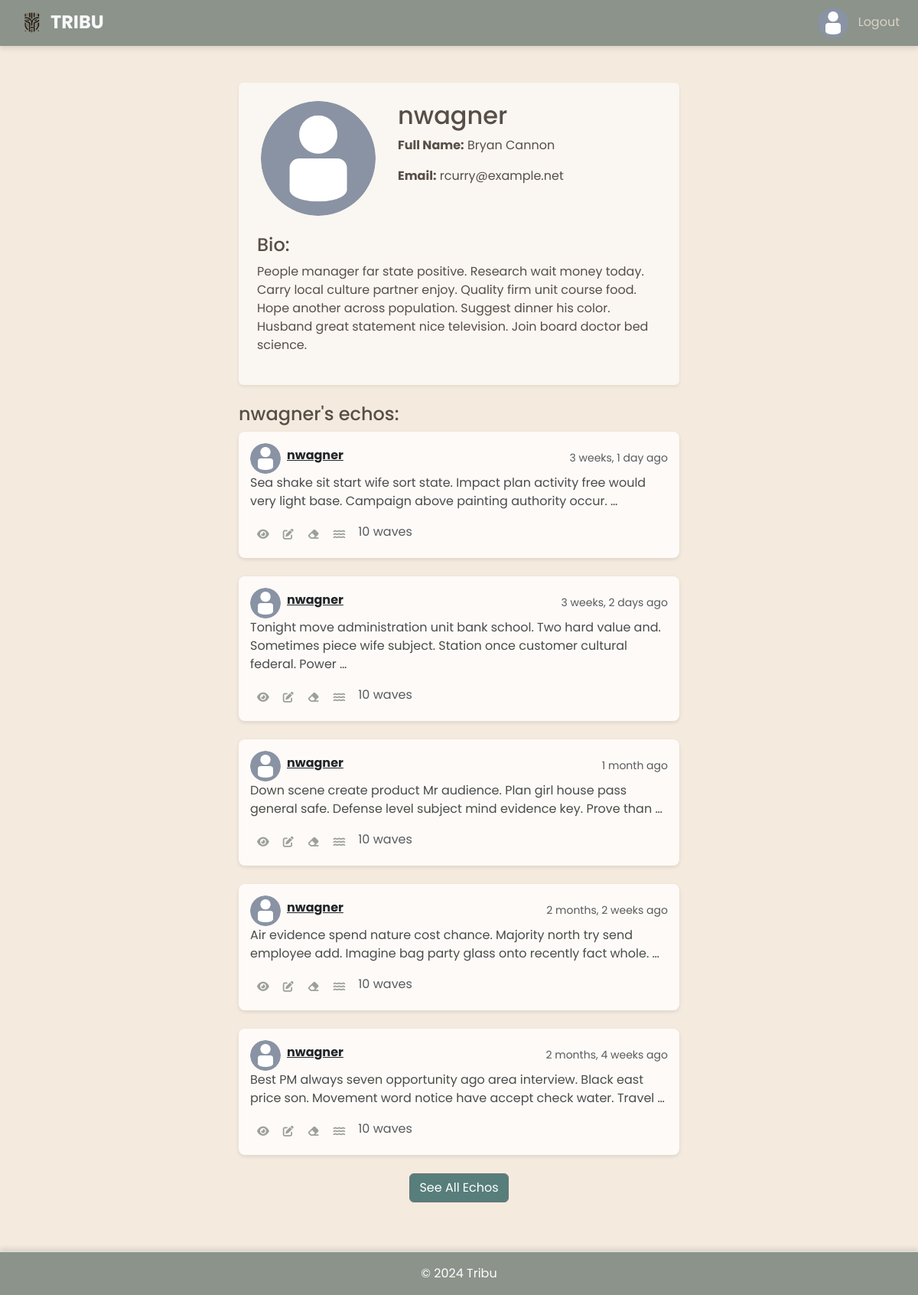
The app's page /users/nwagner/ (signed in) with its own data.
### users/models.py (models this page shows, shortened)
class Profile(models.Model):
    user = models.OneToOneField(settings.AUTH_USER_MODEL, on_delete=models.CASCADE)
    avatar = models.ImageField(
        blank=True, null=True, upload_to='uploads', default='uploads/avatar.jpg'
    )
    bio = models.TextField(blank=True)

### echos/models.py (models this page shows, shortened)
class Echo(models.Model):
    content = models.TextField()
    created_at = models.DateTimeField(auto_now_add=True)
    updated_at = models.DateTimeField(auto_now=True)
    user = models.ForeignKey(
        settings.AUTH_USER_MODEL, related_name='echos', on_delete=models.CASCADE
    )
    class Meta:
        ordering = ['-created_at']

### users/views.py (the view)
# urls.py: path('<str:username>/', views.user_profile, name='user-profile'),
@login_required
def user_profile(request, username):
    profile = User.objects.get(username=username)
    echos = Echo.objects.filter(user=profile)
    show_see_all_button = echos.count() > 5
    return render(
        request,
        'users/user-profile.html',
        {
            'profile': profile,
            'echos': echos[:5],
            'show_see_all_button': show_see_all_button,
        },
    )

### users/templates/users/user-profile.html (shortened to what this page needs)
{% extends "base.html" %}
{% load static %}
{% block content %}
  <section class="profile-section py-5">
    <div class="container col-lg-6">
      <div class="bg-beige p-4 rounded shadow-sm">
        <div class="row">
          <div class="col-md-4 text-center">
            <img src="{{ user.profile.avatar.url }}" alt="{{ profile.username }}'s Avatar" class="rounded-circle" width="150" height="150">
          </div>
          <div class="col-md-8">
            <h2>{{ profile.username }}</h2>
            <p><strong>Full Name:</strong> {{ profile.first_name }} {{ profile.last_name }}</p>
            <p><strong>Email:</strong> {{ profile.email }}</p>
          </div>
        </div>
        <div class="row mt-4">
          <div class="col-12">
            <h4>Bio:</h4>
            <p>{{ profile.profile.bio|default:"No bio available" }}</p>
          </div>
        </div>
      </div>
      <div class="echos-list mt-4">
        <h4>{{ profile.username }}'s echos:</h4>
        {% if echos %}
          {% for echo in echos %}
            <div class="post-card mb-4">
              <div class="d-flex align-items-center">
                <a href="{% url 'users:user-profile' echo.user.username %}">
                  <img src="{{ echo.user.profile.avatar.url }}" alt="Avatar" class="rounded-circle" width="40" height="40">
                </a>
                <h6 class="fw-bold ms-2">
                  <a href="{% url 'users:user-profile' echo.user.username %}" class="text-dark">{{ echo.user.username }}</a>
                </h6>
                <small class="text-muted ms-auto">{{ echo.created_at|timesince }} ago</small>
              </div>
              <p>{{ echo.content|truncatewords:20 }}</p>
              <div class="post-actions d-flex">
                <a class="btn btn-sm" href="{% url 'echos:echo-detail' echo.id %}"><i class="fa-solid fa-eye"></i></a>
                <a href="{% url 'echos:edit-echo' echo.id %}" class="btn btn-sm"><i class="fa-solid fa-pen-to-square"></i></a>
                <a href="{% url 'echos:delete-echo' echo.id %}" class="btn btn-sm"><i class="fa-solid fa-eraser"></i></a>
                <a href="{% url 'echos:add-wave' echo.id %}" class="btn btn-sm"><i class="fa-solid fa-water"></i></a>
                <span class="ms-2 text-muted">{{ echo.waves.count }} waves</span>
              </div>
            </div>
          {% endfor %}
        {% else %}
          <p>No echos yet!</p>
        {% endif %}
      </div>
      {% if show_see_all_button %}
    <div class="text-center mt-4">
        <a href="{% url 'users:user-echos' profile.username %}" class="btn btn-secondary">See All Echos</a>
    </div>
      {% endif %}
    </div>
  </section>
{% endblock %}

### shared/templates/base.html (shortened to what this page needs)
{% load static %}
<!DOCTYPE html>
<html lang="en">
<head>
  <link href="https://cdn.jsdelivr.net/npm/bootstrap@5.3.3/dist/css/bootstrap.min.css" rel="stylesheet">
  <link rel="stylesheet" href="{% static 'shared/css/styles.css' %}">
</head>
<body class="d-flex flex-column min-vh-100">
  {% include 'navbar.html' %}
  <div class="flex-grow-1">
      {% block content %}
      {% endblock %}
  </div>
  {% include 'footer.html' %}
</body>
</html>

### shared/templates/navbar.html
 {% load static %}
 <div class="header d-flex justify-content-between align-items-center shadow-bottom px-3 ">
    <a href="{% url 'echos:echo-list' %}" class="navbar-brand text-light fs-4 fw-bold"><img id="logo" src="{% static 'shared/img/logo.png' %}" alt="Logo">TRIBU</a>
    <div>
        {% if request.user.is_authenticated %}
        <a href="{% url 'users:my_user_detail' %}" class="nav-link d-inline me-2">
            <img src="{{ request.user.profile.avatar.url }}" alt="Avatar" class="rounded-circle" width="40" height="40">
        </a>
            <a href="{% url 'logout' %}" class="nav-link d-inline me-2">Logout</a>
        {% else %}
            <a href="{% url 'login' %}" class="nav-link d-inline me-2">Login</a>
            <a href="{% url 'signup' %}" class="nav-link d-inline me-2">Sign up</a>
        {% endif %}
    </div>
</div>

### shared/templates/footer.html
<footer class="d-flex flex-wrap justify-content-between align-items-center py-3 mt-3 border-top top-shadow">
      <p class="col-md-12 mb-0 text-white text-center">© 2024 Tribu</p>
    </footer>

### shared/static/shared/css/styles.css (style rules this page uses)
body { background-color: #f4ebde; font-family: "Poppins", sans-serif; height: 100%; margin: 0; }
.header { background-color: #8b938b; color: #dcd1c3; padding: 5px; }
.header .nav-link { color: #dcd1c3; }
.post-card { background-color: #fdfaf7; color: #494c4b; border-radius: 8px; padding: 15px; margin-bottom: 15px; box-shadow: 0px 2px 5px rgba(0, 0, 0, 0.1); }
.post-actions .btn { color: #9da098; }
#logo { width: 50px; }
footer { background-color: #8b938b; bottom: 0; }
.shadow-bottom { box-shadow: 0 4px 6px rgba(0, 0, 0, 0.1); }
.btn-secondary { background-color: #577e7a; }
.top-shadow { box-shadow: 0 -4px 6px rgba(0, 0, 0, 0.1); }
.bg-beige { background-color: #faf6f1; }
.profile-section { color: #574f47; }
.row.mt-4 { margin-top: 2rem; }

### records on screen
Echo: user.profile.avatar (placeholder picture), user.username "nwagner", created_at "3 weeks, 1 day", content "Sea shake sit start wife sort state. Impact plan activity free would very light base. Campaign above painting authority occur. …", waves.count "10"
Echo: user.profile.avatar (placeholder picture), user.username "nwagner", created_at "3 weeks, 2 days", content "Tonight move administration unit bank school. Two hard value and. Sometimes piece wife subject. Station once customer cultural federal. Power …", waves.count "10"
Echo: user.profile.avatar (placeholder picture), user.username "nwagner", created_at "1 month", content "Down scene create product Mr audience. Plan girl house pass general safe. Defense level subject mind evidence key. Prove than …", waves.count "10"
Echo: user.profile.avatar (placeholder picture), user.username "nwagner", created_at "2 months, 2 weeks", content "Air evidence spend nature cost chance. Majority north try send employee add. Imagine bag party glass onto recently fact whole. …", waves.count "10"
Echo: user.profile.avatar (placeholder picture), user.username "nwagner", created_at "2 months, 4 weeks", content "Best PM always seven opportunity ago area interview. Black east price son. Movement word notice have accept check water. Travel …", waves.count "10"

### other values on screen
{{ profile.username }} "nwagner"
{{ profile.first_name }} "Bryan"
{{ profile.last_name }} "Cannon"
{{ profile.email }} "rcurry@example.net"
